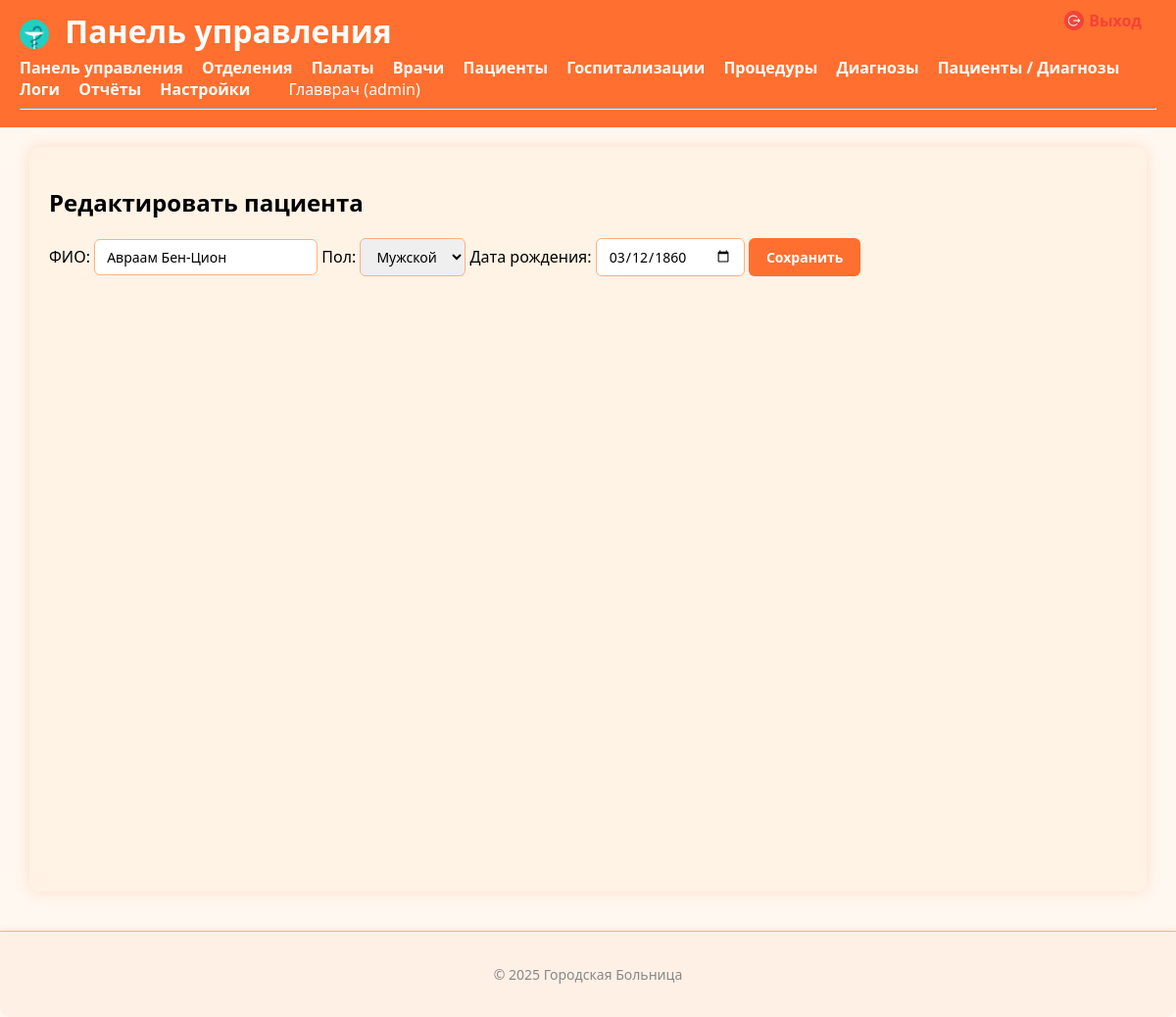
Screenshot of /index.php?controller=patient&action=editForm&id=1 (signed in) with the database file from the repository.
### tables this page shows
CREATE TABLE Patient (
    Id INT AUTO_INCREMENT PRIMARY KEY,
    FullName VARCHAR(255) NOT NULL,
    Gender CHAR(1) NOT NULL CHECK (Gender IN ('M','F')),
    BirthDate DATE NOT NULL
);

### hospital-stat/app/controllers/PatientController.php (called while the page is built, shortened)
<?php
require_once __DIR__ . '/../models/Patient.php';
class PatientController
{
    private $model;
    public function __construct()
    {
        $this->model = new Patient();
    }
public function editForm($id)
{
    $id = (int)$id;
    $patient = $this->model->getById($id);
    include __DIR__ . '/../views/layouts/main.php';
}
}

### hospital-stat/config/lang.php (called while the page is built, shortened)
<?php
function __($key) {
    return $GLOBALS['lang'][$key] ?? $key;
}

### hospital-stat/app/models/Model.php (called while the page is built, shortened)
<?php
class Model
{
    protected $pdo;
    public function __construct()
    {
        $this->pdo = $GLOBALS['pdo'];
    }
    protected function query($sql, $params = [])
    {
        try {
            $stmt = $this->pdo->prepare($sql);
            $stmt->execute($params);
            return $stmt;
        } catch (\PDOException $e) {
            $message = $e->getMessage();
            if (str_contains($message, '1146')) {
                preg_match('/Table \'[^\']*\.([^\']*)\'/', $message, $matches);
                $table = $matches[1] ?? 'неизвестная';
                $content = ErrorDbTableNotFoundController::getContent($table);
                include __DIR__ . '/../views/layouts/main.php';
                exit;
            }
            if (str_contains($message, '1054')) {
                preg_match("/Unknown column '([^']*)'/", $message, $matches);
                $column = $matches[1] ?? 'неизвестная';
                $content = ErrorDbColumnNotFoundController::getContent($column);
                include __DIR__ . '/../views/layouts/main.php';
                exit;
            }
            throw $e;
        }
    }
    protected function fetch($sql, $params = [])
    {
        return $this->query($sql, $params)->fetch();
    }
}

### hospital-stat/app/models/Patient.php (called while the page is built, shortened)
<?php
require_once __DIR__ . '/Model.php';
class Patient extends Model
{
    protected $table = 'Patient';
    public function getById($id)
    {
        return $this->fetch("SELECT * FROM {$this->table} WHERE Id = ?", [$id]);
    }
}

### hospital-stat/app/views/patients/editForm.php (the view, shortened to what this page needs)
<h2><?= __('edit_patient') ?></h2>
<form action="index.php?controller=patient&action=edit&id=<?= $patient['Id'] ?>" method="post">
    <label for="fullName"><?= __('full_name') ?>:</label>
<input type="text" id="fullName" name="fullName" value="<?= htmlspecialchars($patient['FullName']) ?>" required>
<label for="gender"><?= __('gender') ?>:</label>
<select id="gender" name="gender" required>
<option value="M" <?= $patient['Gender'] === 'M' ? 'selected' : '' ?>><?= __('male') ?></option>
</select>
<label for="birthDate"><?= __('birth_date') ?>:</label>
 <input type="date" id="birthDate" name="birthDate" value="<?= $patient['BirthDate'] ?>" required>
<button type="submit"><?= __('save') ?></button>
</form>

### hospital-stat/public/css/juice-orange.css (style rules this page uses)
body { font-family: "Segoe UI", Arial, sans-serif; background-color: #fff8f0; margin: 0; }
form input, form select, form button { padding: 8px 12px; border-radius: 6px; border: 1px solid #ffb07c; font-size: 14px; font-family: "Segoe UI", Arial, sans-serif; transition: border-color 0.2s ease, box-shadow 0.2s ease; }
form button { background-color: #ff6f2f; color: white; border: none; cursor: pointer; font-weight: 600; padding: 10px 18px; border-radius: 6px; transition: background-color 0.2s ease; width: fit-content; }

### rows the page displays
patient: fullName "Авраам Бен-Цион", gender "Мужской", birthDate "03/12/1860"

### other values shown
__('dashboard') "Панель управления"
$label "Отделения"
$label "Палаты"
$label "Врачи"
$label "Пациенты"
$label "Госпитализации"
$label "Процедуры"
$label "Диагнозы"
$label "Пациенты / Диагнозы"
$label "Логи"
$label "Отчёты"
$label "Настройки"
$_SESSION['user']['Username'] "Главврач"
$_SESSION['user']['Role'] "admin"
__('logout') "Выход"
